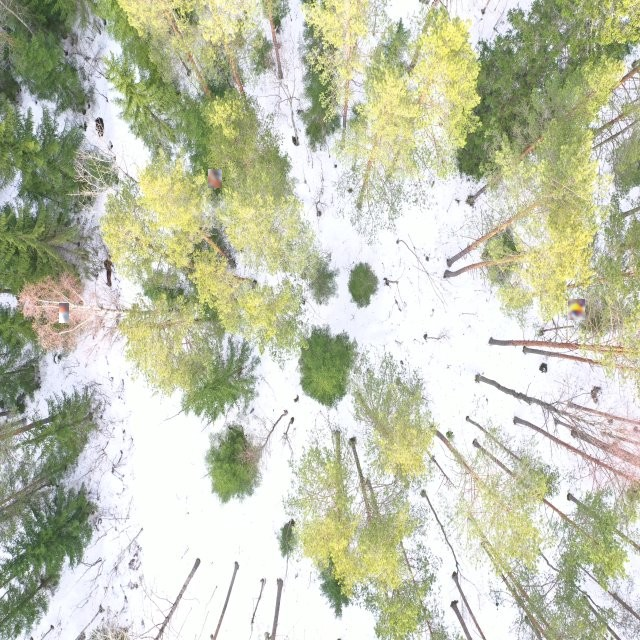
#> input picture test_summer_composed.jpg, 640 x 640 px; its folder holds only this picture in this run
$ python -i augmentor.py   (imports and definitions only)
#> lines starting #> are read from the running program, lines starting #| are printed output that depends on the picture
### modules/logger.py
# modules/logger.py — единая настройка логирования для всего проекта.
#
# При импорте настраивается корневой логгер с выводом в консоль.
# Файл для текущего запуска создаётся один раз через setup_run_log(logs_dir):
#   projects/{name}/logs/run_YYYYMMDD_HHMMSS.log
#
# Все модули делают только:
#   from modules.logger import get_logger
#   logger = get_logger(__name__)          # без logs_dir — только консоль
#   # или внутри функций:
#   get_logger(__name__, project.logs_dir) # logs_dir принимается, но игнорируется —
#                                          # файловый обработчик уже на корневом логгере

import logging
import sys
from datetime import datetime
from pathlib import Path

# Переводим stdout в UTF-8, чтобы кириллица и Unicode корректно отображались
# в консоли Windows независимо от системной кодировки.
if hasattr(sys.stdout, "reconfigure"):
    sys.stdout.reconfigure(encoding="utf-8")

# Формат: "2026-05-13 14:00:01 [INFO] [loader] Текст сообщения"
_FORMAT  = "%(asctime)s [%(levelname)s] [%(module)s] %(message)s"
_DATEFMT = "%Y-%m-%d %H:%M:%S"

_initialized = False


def _setup_root_logger() -> None:
    """Настраивает корневой логгер один раз при первом импорте.

    Добавляет только консольный обработчик (StreamHandler → stdout).
    Файловый обработчик добавляется позже через setup_run_log().
    """
    global _initialized
    if _initialized:
        return
    _initialized = True

    formatter = logging.Formatter(_FORMAT, _DATEFMT)

    root = logging.getLogger()
    root.setLevel(logging.INFO)

    console = logging.StreamHandler(sys.stdout)
    console.setFormatter(formatter)
    root.addHandler(console)


# [27 lines left out: function setup_run_log, not called in this run]


def get_logger(name: str, logs_dir: Path = None) -> logging.Logger:
    """Возвращает логгер с указанным именем.

    logs_dir принимается для обратной совместимости с вызовами в модулях,
    но не создаёт дополнительных файлов — все записи попадают в единый
    run-файл, настроенный через setup_run_log().

    Args:
        name:     имя логгера (обычно __name__).
        logs_dir: игнорируется (принимается для совместимости).

    Returns:
        Экземпляр logging.Logger.
    """
    return logging.getLogger(name)


# Инициализируем при импорте — до того как любой модуль создаст свой logger
_setup_root_logger()

### modules/augmentor.py
# modules/augmentor.py — модуль аугментации кадров датасета.
#
# Имитирует сложные условия съёмки: туман, дождь, шум, размытие, изменение яркости.
# Каждый тип аугментации — отдельная функция, принимающая numpy-массив изображения
# и параметр intensity ∈ [0.0, 1.0], управляющий силой эффекта.
#
# Публичный интерфейс:
#   add_fog()          — белый полупрозрачный overlay + снижение контраста
#   add_rain()         — случайные диагональные полупрозрачные линии
#   add_noise()        — гауссовский шум поверх изображения
#   add_blur()         — размытие через Gaussian blur
#   add_brightness()   — изменение яркости (темнее или светлее)
#   augment_dataset()  — применяет выбранные аугментации ко всему датасету

import shutil
from pathlib import Path
from typing import List, Optional

import cv2
import numpy as np

import config  # Централизованные настройки (AUGMENT_RESIZE, AUGMENT_QUALITY, TARGET_*)
from modules.logger import get_logger
from modules.project import Project

logger = get_logger(__name__)
#> further down, picture is the input picture: shape (640, 640, 3); mean B, G, R 176.8, 198.8, 195.3

# ---------------------------------------------------------------------------
# Реестр поддерживаемых аугментаций: имя → функция
# Заполняется после определения функций через декоратор-регистратор.
# ---------------------------------------------------------------------------

AUGMENTATIONS = {}

# ---------------------------------------------------------------------------
# Вспомогательная утилита
# ---------------------------------------------------------------------------

# [36 lines left out: functions _imread, _imwrite, not called in this run]


def _clip(image: np.ndarray) -> np.ndarray:
    """Обрезает значения пикселей до допустимого диапазона [0, 255].

    После арифметических операций над uint8-массивом значения могут выйти
    за границы. np.clip + astype возвращают корректный uint8-массив.

    Args:
        image: массив формата (H, W, C) или (H, W) с произвольным dtype.

    Returns:
        uint8-массив с теми же размерами.
    """
    return np.clip(image, 0, 255).astype(np.uint8)


# ---------------------------------------------------------------------------
# Аугментация 1: туман
# ---------------------------------------------------------------------------

# [34 lines left out: function add_fog, not called in this run]


# ---------------------------------------------------------------------------
# Аугментация 2: дождь
# ---------------------------------------------------------------------------

def add_rain(image: np.ndarray, intensity: float = 0.5) -> np.ndarray:
    """Реалистичный дождь с перспективой вертикально-вниз камеры БПЛА.

    Угол каждой капли радиальный от центра кадра:
      центр → вертикальные штрихи (|)
      края  → наклон до 30° (\ слева, / справа)
    Три слоя (крупные / средние / мелкие) с разным blur создают глубину.
    Финальный blur 3×3 имитирует влажный объектив.

    Args:
        image:     исходное изображение (H, W, 3), uint8, BGR.
        intensity: сила эффекта от 0.0 (слабый) до 1.0 (ливень).

    Returns:
        Аугментированное изображение того же размера и типа.
    """
#> called with intensity = 0.5
    intensity = float(np.clip(intensity, 0.0, 1.0))

    h, w = image.shape[:2]
#> h = 640; w = 640
    cx, cy = w / 2.0, h / 2.0
#> cx = 320; cy = 320
    # Максимальное расстояние от центра (угол кадра)
    max_dist = np.sqrt(cx ** 2 + cy ** 2)
#> max_dist = 452.5

    def _odd(n: int) -> int:
        """Возвращает ближайшее нечётное число >= 3 (требование GaussianBlur)."""
        n = max(3, n)
        return n if n % 2 == 1 else n + 1

    # Фиксированное число капель — одинаковая «наполненность» кадра
    # при любом разрешении; размеры капель уже масштабируются через h
    num_drops = np.random.randint(2000, 2501)
    n_large   = int(num_drops * 0.15)
    n_medium  = int(num_drops * 0.55)
    n_small   = num_drops - n_large - n_medium

    # Размеры капель и blur-ядер — относительно высоты кадра,
    # чтобы эффект не зависел от разрешения исходного видео
    lo_large,  hi_large  = int(h * 0.05),  int(h * 0.09)
#> lo_large = 32; hi_large = 57
    lo_medium, hi_medium = int(h * 0.025), int(h * 0.05)
#> lo_medium = 16; hi_medium = 32
    lo_small,  hi_small  = int(h * 0.008), int(h * 0.02)
#> lo_small = 5; hi_small = 12

    # Blur-ядра для трёх слоёв, сохраняем исходное соотношение 51:21:7
    k_large  = _odd(int(h * 0.014))         # ≈51 при h=3648, ≈9  при h=640
#> k_large = 9
    k_medium = _odd(int(h * 0.0057))        # ≈21 при h=3648, ≈5  при h=640
#> k_medium = 3
    k_small  = _odd(int(h * 0.002))         # ≈7  при h=3648, ≈3  при h=640
#> k_small = 3

    # Толщина штриха тоже масштабируется — иначе на маленьком кадре
    # крупные капли (thick=10) перекрывают всё изображение
    thick_large  = max(1, int(h * 0.003))   # ≈10 при h=3648
#> thick_large = 1
    thick_medium = max(1, int(h * 0.0014))  # ≈5  при h=3648
    thick_small  = 1

    def _make_layer(n: int, len_lo: int, len_hi: int, thick: int) -> np.ndarray:
        """Рисует n капель на чёрном слое; радиальный угол вычислен векторно."""
#> called with n = 325, len_lo = 32, len_hi = 57, thick = 1
        layer = np.zeros_like(image, dtype=np.uint8)

        # Генерируем все координаты и длины сразу — ускоряет numpy-вычисления
        xs      = np.random.randint(0, w, n).astype(np.float32)
        ys      = np.random.randint(0, h, n).astype(np.float32)
        len_lo  = max(1, len_lo)
        len_hi  = max(len_lo + 1, len_hi)
        lengths = np.random.randint(len_lo, len_hi + 1, n).astype(np.float32)

        # Вектор от центра до каждой капли
        dx_c = xs - cx
        dy_c = ys - cy
        dists = np.sqrt(dx_c ** 2 + dy_c ** 2)
        dists = np.where(dists < 1.0, 1.0, dists)  # избегаем деления на 0

        # Единичный вектор радиального направления (от центра наружу)
        nx = dx_c / dists
        ny = dy_c / dists

        # Угол наклона от вертикали: 0° в центре, до 30° у края
        tilts = np.deg2rad(30.0) * np.minimum(dists / max_dist, 1.0)

        # Смещение конца капли:
        #   вертикальная составляющая: length * cos(tilt)
        #   радиальная составляющая:   length * sin(tilt) * (-nx, -ny)
        #   минус — капля наклонена К центру, а не от него
        sin_t, cos_t = np.sin(tilts), np.cos(tilts)
        end_dx = (lengths * sin_t * (-nx)).astype(np.int32)
        end_dy = (lengths * cos_t + lengths * sin_t * (-ny)).astype(np.int32)

        x2s = np.clip(xs.astype(np.int32) + end_dx, 0, w - 1)
        y2s = np.clip(ys.astype(np.int32) + end_dy, 0, h - 1)
        x1s = xs.astype(np.int32)
        y1s = ys.astype(np.int32)

        # Чередуем чисто белый и голубоватый цвет
        use_blue = np.random.random(n) < 0.5

        for i in range(n):
            p1 = (x1s[i], y1s[i])
            p2 = (x2s[i], y2s[i])
            color = (160, 160, 190) if use_blue[i] else (170, 170, 170)
            # Серый контур (+1 px) — виден на светлом фоне
            cv2.line(layer, p1, p2, (60, 60, 60), thick + 1)
            # Приглушённая линия поверх
            cv2.line(layer, p1, p2, color, thick)
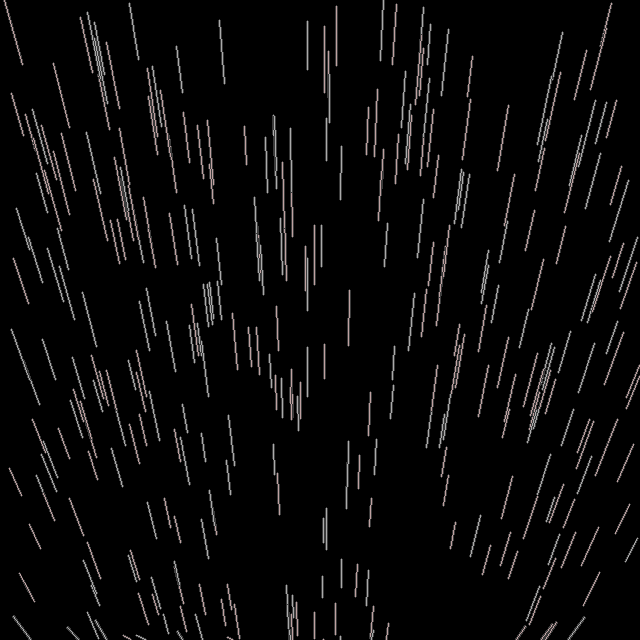
#> layer: shape (640, 640, 3); mean of channels 0, 1, 2 9.1, 9.1, 9.6; drawn as B, G, R

        return layer

    # Крупные капли: сильный blur — полупрозрачные «пятна» воды
    layer_large = _make_layer(n_large, lo_large, hi_large, thick_large)
    layer_large = cv2.GaussianBlur(layer_large, (k_large, k_large), sigmaX=0)
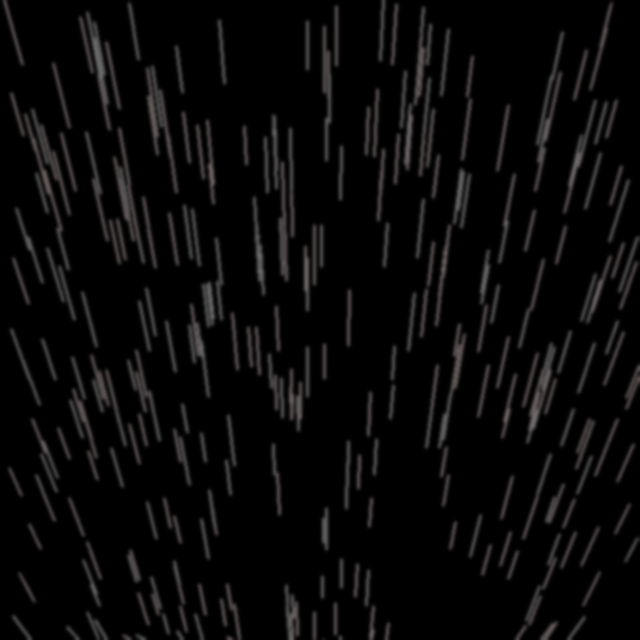
#> layer_large: shape (640, 640, 3); mean of channels 0, 1, 2 9.1, 9.1, 9.6; drawn as B, G, R

    # Средние капли: заметный blur — размытые штрихи
    layer_medium = _make_layer(n_medium, lo_medium, hi_medium, thick_medium)
#> call 2 of _make_layer, with n = 1194, len_lo = 16, len_hi = 32, thick = 1
#> after the loop in _make_layer (call 2), `for i in range(n):`:
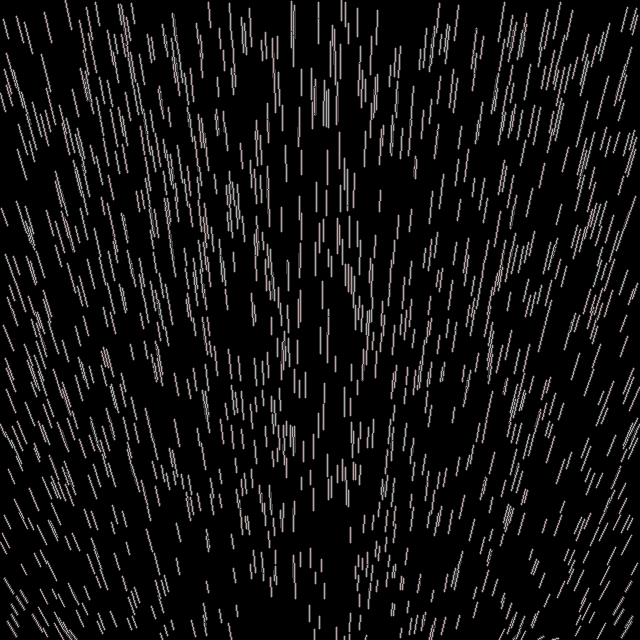
#> layer: shape (640, 640, 3); mean of channels 0, 1, 2 17.4, 17.4, 18.3; drawn as B, G, R
    layer_medium = cv2.GaussianBlur(layer_medium, (k_medium, k_medium), sigmaX=0)

    # Мелкие капли: лёгкий blur — далёкие капли тоже не чёткие
    layer_small = _make_layer(n_small, lo_small, hi_small, thick_small)
#> call 3 of _make_layer, with n = 653, len_lo = 5, len_hi = 12, thick = 1
#> after the loop in _make_layer (call 3), `for i in range(n):`:
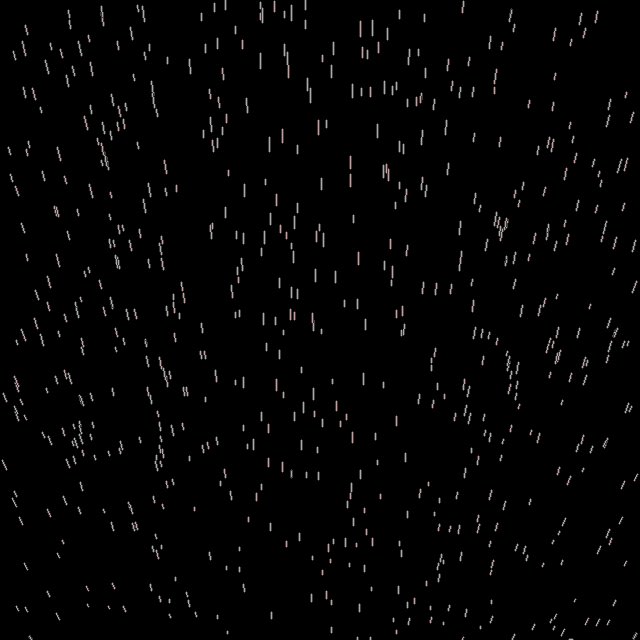
#> layer: shape (640, 640, 3); mean of channels 0, 1, 2 4, 4, 4.2; drawn as B, G, R
    layer_small = cv2.GaussianBlur(layer_small, (k_small, k_small), sigmaX=0)

    rain_layer = cv2.add(cv2.add(layer_large, layer_medium), layer_small)
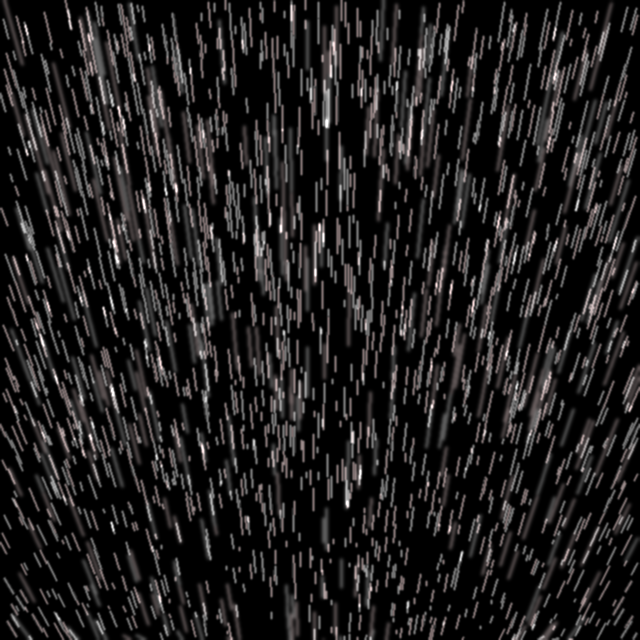
#> rain_layer: shape (640, 640, 3); mean of channels 0, 1, 2 30.5, 30.5, 32.2; drawn as B, G, R
    result = cv2.addWeighted(image, 1.0, rain_layer, 0.38, 0)
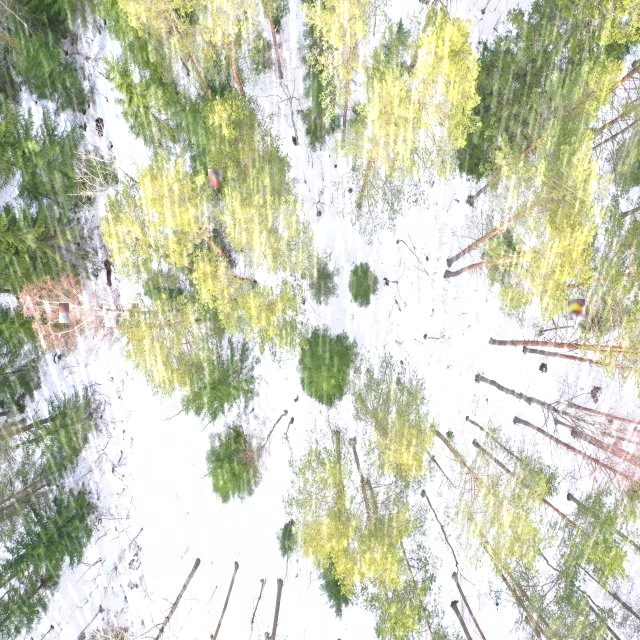
#> result: shape (640, 640, 3); mean B, G, R 185.7, 207.4, 204.4

    # Влажный объектив: лёгкое размытие всего кадра
    result = cv2.GaussianBlur(result, (3, 3), sigmaX=0)

    return _clip(result)


# ---------------------------------------------------------------------------
# Аугментация 3: гауссовский шум
# ---------------------------------------------------------------------------

# [104 lines left out: functions add_noise, add_blur, add_brightness, not called in this run]


# ---------------------------------------------------------------------------
# Реестр аугментаций (заполняем после определения функций)
# ---------------------------------------------------------------------------

AUGMENTATIONS = {
    "fog":        add_fog,
    "rain":       add_rain,
    "noise":      add_noise,
    "blur":       add_blur,
    "brightness": add_brightness,
}

# ---------------------------------------------------------------------------
# Вспомогательные функции для augment_dataset
# ---------------------------------------------------------------------------

# [302 lines left out: functions _collect_source_frames, _find_annotation, augment_dataset, not called in this run]

>>> import cv2
>>> picture = cv2.imread('../test_summer_composed.jpg')
>>> result = add_rain(picture)
